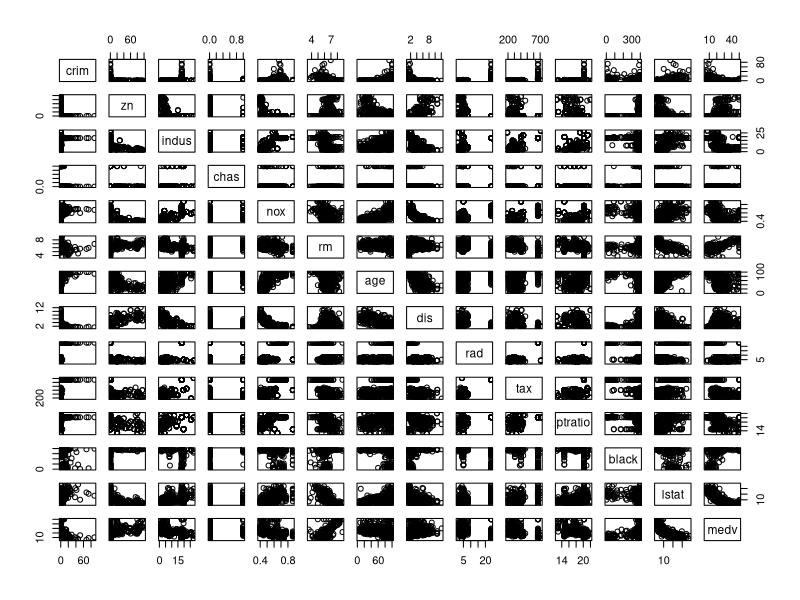
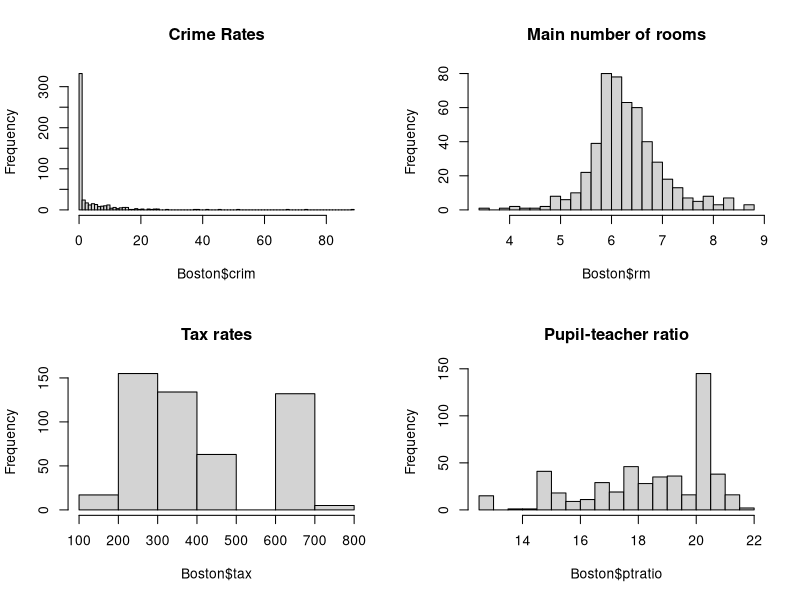
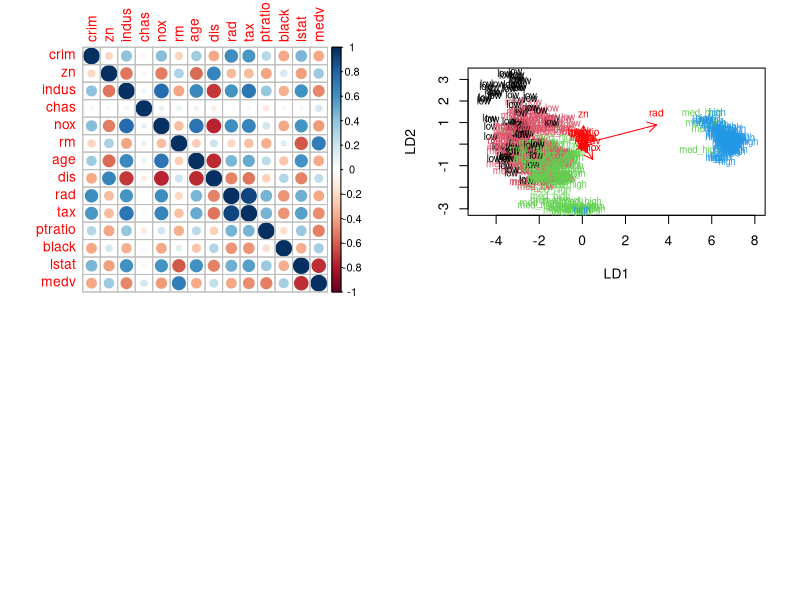
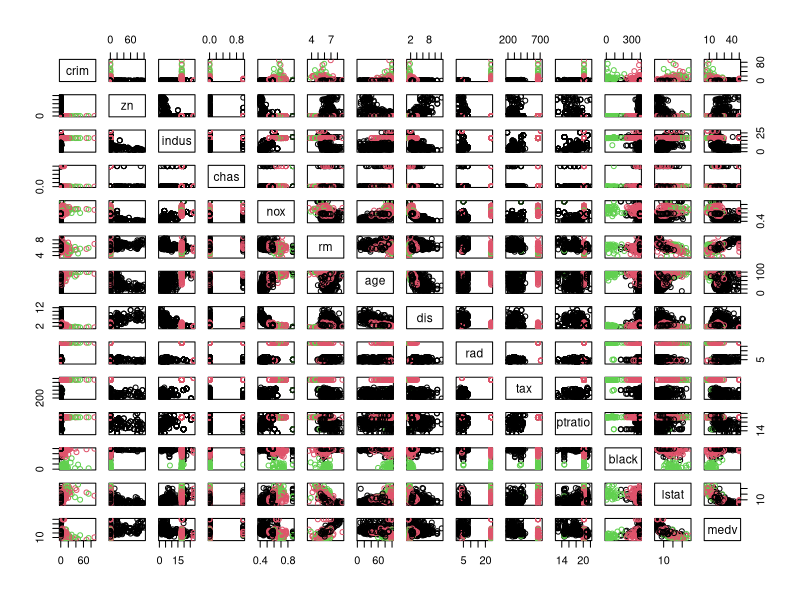

R code for these plots, in order:
## ---- chunk 1
knitr::opts_chunk$set(echo = TRUE)

#libraries
library(MASS)
library(tidyverse)
library(ggplot2)
library(GGally)
library(corrplot)
## ---- chunk 2
getwd()
dim(Boston)
glimpse(Boston)
colnames(Boston)
## ---- chunk 3
summary(Boston)
## ---- chunk 4
pairs(Boston)

par(mfrow=c(2,2))
hist(Boston$crim, main="Crime Rates",breaks="FD")
hist(Boston$rm, main="Main number of rooms", breaks="FD")
hist(Boston$tax, main="Tax rates", breaks="FD")
hist(Boston$ptratio, main="Pupil-teacher ratio", breaks="FD")

## ---- chunk 5
M <- cor(Boston)
corrplot(M, method = "circle")
## ---- chunk 6
# center and standardize variables
boston_scaled <- scale(Boston)

# summaries of the scaled variables
summary(boston_scaled)

# change the object to data frame
boston_scaled <- as.data.frame(boston_scaled)

## ---- chunk 7
# summary of the scaled crime rate
summary(boston_scaled$crim)

# creating a quantile vector of crim 
bins <- quantile(boston_scaled$crim)
bins

# creating a categorical variable 'crime'
crime <- cut(boston_scaled$crim, breaks=bins, include.lowest = TRUE, label= c("low", "med_low", "med_high", "high"))

table(crime)

# remove original crim from the dataset
boston_scaled <- dplyr::select(boston_scaled, -crim)

# add the new categorical value to scaled data
boston_scaled <- data.frame(boston_scaled, crime)

## ---- chunk 8
# number of rows in the Boston dataset 
n <- nrow(boston_scaled)

# choose randomly 80% of the rows
ind <- sample(n,  size = n * 0.8)

# create train set with only those 80% random rows
train <- boston_scaled[ind,]

# create test set excluding those rows in the train set
test <- boston_scaled[-ind,]

## ---- chunk 9
# linear discriminant analysis
lda.fit <- lda(crime ~., data = train)

# print the lda.fit object
lda.fit

# the function for lda biplot arrows
lda.arrows <- function(x, myscale = 1, arrow_heads = 0.1, color = "red", tex = 0.75, choices = c(1,2)){
  heads <- coef(x)
  arrows(x0 = 0, y0 = 0, 
         x1 = myscale * heads[,choices[1]], 
         y1 = myscale * heads[,choices[2]], col=color, length = arrow_heads)
  text(myscale * heads[,choices], labels = row.names(heads), 
       cex = tex, col=color, pos=3)
}

# target classes as numeric
classes <- as.numeric(train$crime)

# plot the lda results
plot(lda.fit, dimen = 2, col=classes, pch=classes)
lda.arrows(lda.fit, myscale = 1)

## ---- chunk 10
#saving the crime categories from the test set
crime.correct <- test$crime

#remove crime variable from test dataset

test2 <- dplyr::select(test, -crime)
colnames(test) # with crime
test$crime #categorical
colnames(test2) # without crime

# predict classes with test data
lda.pred <- predict(lda.fit, newdata = test)

# cross tabulate the results
table(correct = crime.correct, predicted = lda.pred$class)

## ---- chunk 11
library(MASS)
View(Boston)
#standardize the data set
Boston_scaled2 <- scale(Boston)

# calculating the euclidean distance between obesrvations, the most common distance measure
dist_eu <- dist(Boston_scaled2)

# look at the summary of the distances
summary(dist_eu)

# k-means clustering
km <-kmeans(Boston, centers = 3)

# trying different numbers of clusters (1:3)
km <-kmeans(Boston, centers = 3)
summary(km)

# plot the Boston dataset with clusters
pairs(Boston, col=km$cluster)

